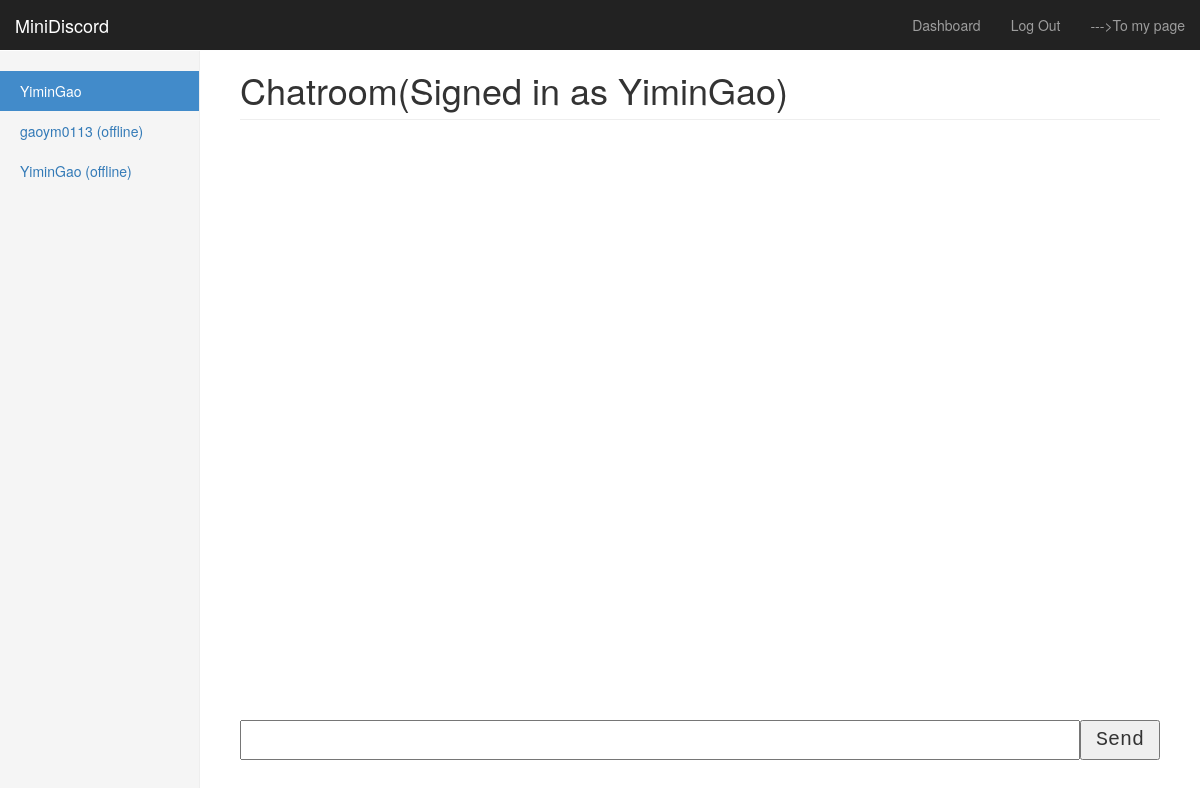
/dashboard (signed in), run on an earlier commit of the app's database.
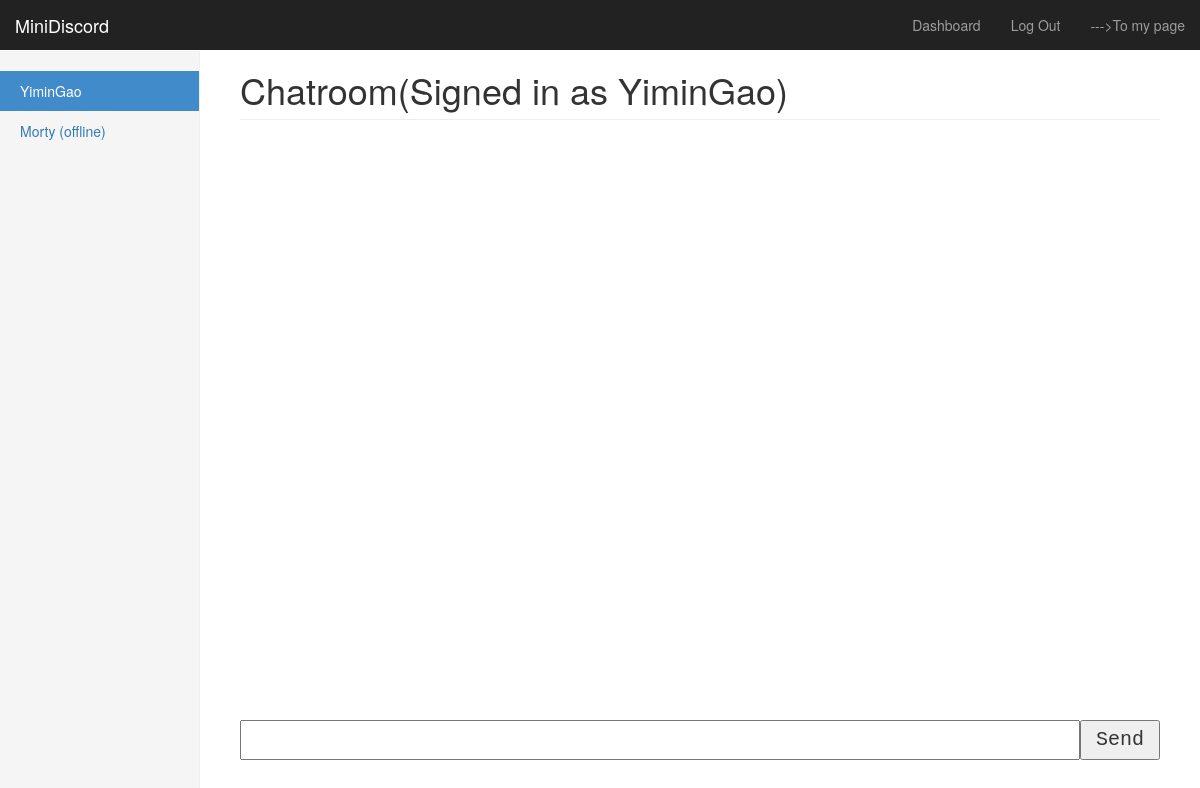
And on a later commit of the database.
### app.py (models this page shows)
class User(UserMixin, db.Model):
    id = db.Column(db.Integer, primary_key=True)
    username = db.Column(db.String(15), unique=True)
    email = db.Column(db.String(50), unique=True)
    password = db.Column(db.String(80))
    email_confirmed = db.Column(db.Boolean(), nullable=False, default=False)
    online = db.Column(db.Boolean(), nullable=False, default=False)

### app.py (the view)
@app.route('/dashboard',methods=['GET','POST'])
@login_required
def dashboard():
    return render_template('dashboard.html', **{"session": session}, name= session['name'], users = get_users())

### app.py (called while the page is built)
@login_manager.user_loader
def load_user(user_id):
    return User.query.get(int(user_id))

def get_users():
    users = User.query.all()
    return users

### templates/dashboard.html (shortened to what this page needs)
{% extends "bootstrap/base.html" %}
{% block styles %}
{{super()}}
<link rel="stylesheet" href="{{url_for('.static', filename='dashboard.css')}}">
{% endblock %}
{% block content %}
    <nav class="navbar navbar-inverse navbar-fixed-top">
      <div class="container-fluid">
        <div class="navbar-header">
          <a class="navbar-brand" href="#">MiniDiscord</a>
        </div>
        <div id="navbar" class="navbar-collapse collapse">
          <ul class="nav navbar-nav navbar-right">
            <li><a href="#">Dashboard</a></li>
            <li><a href="http://127.0.0.1:5000/logout}">Log Out</a></li>
            <li><a href="http://yimingao.com">--->To my page</a></li>
          </ul>
        </div>
      </div>
    </nav>
    <div class="container-fluid">
      <div class="row">
        <div class="col-sm-3 col-md-2 sidebar">
          <ul class="nav nav-sidebar">
            <li class="active"><a href="#">{{name}} <span class="sr-only">(current)</span></a></li>
            {% for usr in users %}
              {% set m1 = usr["online"] %}
              {% set m2 = usr["username"] %}
              {% if m1 == 1 %}
                {% if m2 != name%}
                  <li><a href="#">{{usr["username"]}}   (online)</a></li>
                {% endif%}
              {% else %}
                  <li><a href="#">{{usr["username"]}}   (offline)</a></li>
              {% endif%}
            {% endfor %}
          </ul>
        </div>
      </div>
    </div>
        <div class="col-sm-9 col-sm-offset-3 col-md-10 col-md-offset-2 main">
          <h1 class="page-header">Chatroom(Signed in as {{ name }})</h1>
        <div class="mainformat" id="messages">
        </div>
        <form id="msgForm" action="" method="POST">
          <input class="chat" type="text" name="msg" id="msg">
          <button class="sendButton" type="submit" id="sendBtn">Send</button>
        </form>
{% endblock %}

### static/dashboard.css (style rules this page uses)
body { padding-top: 50px; overflow: auto; }
.navbar-fixed-top { border: 0; }
.sidebar { display: none; }
@media (min-width: 768px) { .sidebar { position: fixed; top: 51px; bottom: 0; left: 0; z-index: 1000; display: block; padding: 20px; overflow-x: hidden; overflow-y: hidden; background-color: #f5f5f5; border-right: 1px solid #eee; } }
.nav-sidebar { margin-right: -21px; margin-bottom: 20px; margin-left: -20px; }
.nav-sidebar > li > a { padding-right: 20px; padding-left: 20px; }
.nav-sidebar > .active > a, .nav-sidebar > .active > a:hover, .nav-sidebar > .active > a:focus { color: #fff; background-color: #428bca; }
.main { padding: 20px; }
@media (min-width: 768px) { .main { padding-right: 40px; padding-left: 40px; } }
.main .page-header { margin-top: 0; }

### templates/dashboard.html (style rules this page uses)
.mainformat { position: relative; height: 70vh; width: 100%; overflow-y: scroll; overflow-x: hidden; }
.chat { position: fixed; top: 90%; height: 5vh; width: 70%; font-size: 20px; font-family:courier; }
.sendButton { position: fixed; top: 90%; left: 90%; min-width: 10vh; min-height: 5vh; font-family:courier; font-size: 20px; }

What changed in the data, as far as the page shows it:
no longer on one of the page's lists (row edited): User: username "YiminGao"
changed User: username "gaoym0113" → "Morty"
